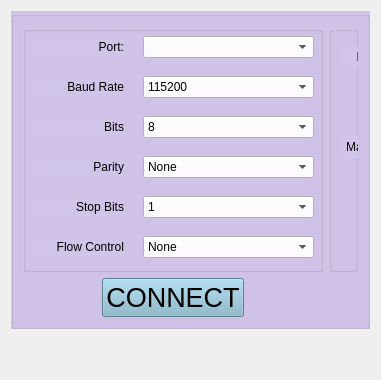
      <widget class="QWidget" name="tabSerial">
       <property name="sizePolicy">
        <sizepolicy hsizetype="Minimum" vsizetype="Minimum">
         <horstretch>0</horstretch>
         <verstretch>0</verstretch>
        </sizepolicy>
       </property>
       <property name="autoFillBackground">
        <bool>false</bool>
       </property>
       <property name="styleSheet">
        <string notr="true"/>
       </property>
       <attribute name="title">
        <string>Connect</string>
       </attribute>
       <layout class="QVBoxLayout" name="verticalLayout_3">
        <item>
         <widget class="QGroupBox" name="groupBox_6">
          <property name="sizePolicy">
           <sizepolicy hsizetype="Preferred" vsizetype="Expanding">
            <horstretch>0</horstretch>
            <verstretch>0</verstretch>
           </sizepolicy>
          </property>
          <property name="maximumSize">
           <size>
            <width>16777215</width>
            <height>320</height>
           </size>
          </property>
          <property name="styleSheet">
           <string notr="true">background-color: rgb(209, 196, 233);</string>
          </property>
          <property name="title">
           <string/>
          </property>
          <layout class="QVBoxLayout" name="verticalLayout_4">
           <item>
            <layout class="QGridLayout" name="gridLayout_4">
             <property name="sizeConstraint">
              <enum>QLayout::SetDefaultConstraint</enum>
             </property>
             <item row="0" column="1">
              <widget class="QGroupBox" name="groupBox">
               <property name="sizePolicy">
                <sizepolicy hsizetype="Expanding" vsizetype="Expanding">
                 <horstretch>0</horstretch>
                 <verstretch>0</verstretch>
                </sizepolicy>
               </property>
               <property name="minimumSize">
                <size>
                 <width>0</width>
                 <height>0</height>
                </size>
               </property>
               <property name="styleSheet">
                <string notr="true">background-color: rgb(209, 196, 233);</string>
               </property>
               <property name="title">
                <string/>
               </property>
               <widget class="QLabel" name="label_2">
                <property name="geometry">
                 <rect>
                  <x>10</x>
                  <y>20</y>
                  <width>81</width>
                  <height>22</height>
                 </rect>
                </property>
                <property name="sizePolicy">
                 <sizepolicy hsizetype="Fixed" vsizetype="Fixed">
                  <horstretch>0</horstretch>
                  <verstretch>0</verstretch>
                 </sizepolicy>
                </property>
                <property name="text">
                 <string>Description:</string>
                </property>
                <property name="alignment">
                 <set>Qt::AlignRight|Qt::AlignTrailing|Qt::AlignVCenter</set>
                </property>
               </widget>
               <widget class="QTextEdit" name="textEdit">
                <property name="geometry">
                 <rect>
                  <x>100</x>
                  <y>10</y>
                  <width>231</width>
                  <height>71</height>
                 </rect>
                </property>
                <property name="styleSheet">
                 <string notr="true">background-color: rgb(255, 247, 255);</string>
                </property>
                <property name="readOnly">
                 <bool>true</bool>
                </property>
               </widget>
               <widget class="QLabel" name="label_3">
                <property name="geometry">
                 <rect>
                  <x>10</x>
                  <y>110</y>
                  <width>81</width>
                  <height>22</height>
                 </rect>
                </property>
                <property name="sizePolicy">
                 <sizepolicy hsizetype="Fixed" vsizetype="Fixed">
                  <horstretch>0</horstretch>
                  <verstretch>0</verstretch>
                 </sizepolicy>
                </property>
                <property name="text">
                 <string>Manufacturer:</string>
                </property>
                <property name="alignment">
                 <set>Qt::AlignRight|Qt::AlignTrailing|Qt::AlignVCenter</set>
                </property>
               </widget>
               <widget class="QTextEdit" name="textEdit_2">
                <property name="geometry">
                 <rect>
                  <x>100</x>
                  <y>100</y>
                  <width>231</width>
                  <height>71</height>
                 </rect>
                </property>
                <property name="styleSheet">
                 <string notr="true">background-color: rgb(255, 247, 255);</string>
                </property>
               </widget>
              </widget>
             </item>
             <item row="0" column="0">
              <widget class="QGroupBox" name="groupBox_2">
               <property name="sizePolicy">
                <sizepolicy hsizetype="Expanding" vsizetype="Expanding">
                 <horstretch>0</horstretch>
                 <verstretch>0</verstretch>
                </sizepolicy>
               </property>
               <property name="minimumSize">
                <size>
                 <width>300</width>
                 <height>246</height>
                </size>
               </property>
               <property name="styleSheet">
                <string notr="true">background-color: rgb(209, 196, 233);</string>
               </property>
               <property name="title">
                <string/>
               </property>
               <property name="flat">
                <bool>false</bool>
               </property>
               <widget class="QLabel" name="label">
                <property name="geometry">
                 <rect>
                  <x>10</x>
                  <y>10</y>
                  <width>91</width>
                  <height>22</height>
                 </rect>
                </property>
                <property name="sizePolicy">
                 <sizepolicy hsizetype="Fixed" vsizetype="Fixed">
                  <horstretch>0</horstretch>
                  <verstretch>0</verstretch>
                 </sizepolicy>
                </property>
                <property name="text">
                 <string>Port:</string>
                </property>
                <property name="alignment">
                 <set>Qt::AlignRight|Qt::AlignTrailing|Qt::AlignVCenter</set>
                </property>
               </widget>
               <widget class="QLabel" name="label_4">
                <property name="geometry">
                 <rect>
                  <x>10</x>
                  <y>50</y>
                  <width>91</width>
                  <height>22</height>
                 </rect>
                </property>
                <property name="sizePolicy">
                 <sizepolicy hsizetype="Fixed" vsizetype="Fixed">
                  <horstretch>0</horstretch>
                  <verstretch>0</verstretch>
                 </sizepolicy>
                </property>
                <property name="text">
                 <string>Baud Rate</string>
                </property>
                <property name="alignment">
                 <set>Qt::AlignRight|Qt::AlignTrailing|Qt::AlignVCenter</set>
                </property>
               </widget>
               <widget class="QLabel" name="label_6">
                <property name="geometry">
                 <rect>
                  <x>10</x>
                  <y>90</y>
                  <width>91</width>
                  <height>22</height>
                 </rect>
                </property>
                <property name="sizePolicy">
                 <sizepolicy hsizetype="Fixed" vsizetype="Fixed">
                  <horstretch>0</horstretch>
                  <verstretch>0</verstretch>
                 </sizepolicy>
                </property>
                <property name="text">
                 <string>Bits</string>
                </property>
                <property name="alignment">
                 <set>Qt::AlignRight|Qt::AlignTrailing|Qt::AlignVCenter</set>
                </property>
               </widget>
               <widget class="QLabel" name="label_5">
                <property name="geometry">
                 <rect>
                  <x>10</x>
                  <y>130</y>
                  <width>91</width>
                  <height>22</height>
                 </rect>
                </property>
                <property name="sizePolicy">
                 <sizepolicy hsizetype="Fixed" vsizetype="Fixed">
                  <horstretch>0</horstretch>
                  <verstretch>0</verstretch>
                 </sizepolicy>
                </property>
                <property name="text">
                 <string>Parity</string>
                </property>
                <property name="alignment">
                 <set>Qt::AlignRight|Qt::AlignTrailing|Qt::AlignVCenter</set>
                </property>
               </widget>
               <widget class="QLabel" name="label_7">
                <property name="geometry">
                 <rect>
                  <x>10</x>
                  <y>170</y>
                  <width>91</width>
                  <height>22</height>
                 </rect>
                </property>
                <property name="sizePolicy">
                 <sizepolicy hsizetype="Fixed" vsizetype="Fixed">
                  <horstretch>0</horstretch>
                  <verstretch>0</verstretch>
                 </sizepolicy>
                </property>
                <property name="text">
                 <string>Stop Bits</string>
                </property>
                <property name="alignment">
                 <set>Qt::AlignRight|Qt::AlignTrailing|Qt::AlignVCenter</set>
                </property>
               </widget>
               <widget class="QLabel" name="label_8">
                <property name="geometry">
                 <rect>
                  <x>10</x>
                  <y>210</y>
                  <width>91</width>
                  <height>22</height>
                 </rect>
                </property>
                <property name="sizePolicy">
                 <sizepolicy hsizetype="Fixed" vsizetype="Fixed">
                  <horstretch>0</horstretch>
                  <verstretch>0</verstretch>
                 </sizepolicy>
                </property>
                <property name="text">
                 <string>Flow Control</string>
                </property>
                <property name="alignment">
                 <set>Qt::AlignRight|Qt::AlignTrailing|Qt::AlignVCenter</set>
                </property>
               </widget>
               <widget class="QComboBox" name="comboBox_6">
                <property name="geometry">
                 <rect>
                  <x>120</x>
                  <y>210</y>
                  <width>171</width>
                  <height>22</height>
                 </rect>
                </property>
                <property name="sizePolicy">
                 <sizepolicy hsizetype="Fixed" vsizetype="Fixed">
                  <horstretch>0</horstretch>
                  <verstretch>0</verstretch>
                 </sizepolicy>
                </property>
                <property name="styleSheet">
                 <string notr="true">background-color: rgb(255, 247, 255);</string>
                </property>
                <item>
                 <property name="text">
                  <string>None</string>
                 </property>
                </item>
                <item>
                 <property name="text">
                  <string>Hardware</string>
                 </property>
                </item>
                <item>
                 <property name="text">
                  <string>Software</string>
                 </property>
                </item>
               </widget>
               <widget class="QComboBox" name="comboBox_5">
                <property name="geometry">
                 <rect>
                  <x>120</x>
                  <y>170</y>
                  <width>171</width>
                  <height>22</height>
                 </rect>
                </property>
                <property name="sizePolicy">
                 <sizepolicy hsizetype="Fixed" vsizetype="Fixed">
                  <horstretch>0</horstretch>
                  <verstretch>0</verstretch>
                 </sizepolicy>
                </property>
                <property name="styleSheet">
                 <string notr="true">background-color: rgb(255, 247, 255);</string>
                </property>
                <item>
                 <property name="text">
                  <string>1</string>
                 </property>
                </item>
                <item>
                 <property name="text">
                  <string>1.5</string>
                 </property>
                </item>
                <item>
                 <property name="text">
                  <string>2</string>
                 </property>
                </item>
               </widget>
               <widget class="QComboBox" name="comboBox_4">
                <property name="geometry">
                 <rect>
                  <x>120</x>
                  <y>130</y>
                  <width>171</width>
                  <height>22</height>
                 </rect>
                </property>
                <property name="sizePolicy">
                 <sizepolicy hsizetype="Fixed" vsizetype="Fixed">
                  <horstretch>0</horstretch>
                  <verstretch>0</verstretch>
                 </sizepolicy>
                </property>
                <property name="styleSheet">
                 <string notr="true">background-color: rgb(255, 247, 255);</string>
                </property>
                <item>
                 <property name="text">
                  <string>None</string>
                 </property>
                </item>
                <item>
                 <property name="text">
                  <string>Even</string>
                 </property>
                </item>
                <item>
                 <property name="text">
                  <string>Odd</string>
                 </property>
                </item>
                <item>
                 <property name="text">
                  <string>Space</string>
                 </property>
                </item>
                <item>
                 <property name="text">
                  <string>Mark</string>
                 </property>
                </item>
               </widget>
               <widget class="QComboBox" name="comboBox_3">
                <property name="geometry">
                 <rect>
                  <x>120</x>
                  <y>90</y>
                  <width>171</width>
                  <height>22</height>
                 </rect>
                </property>
                <property name="sizePolicy">
                 <sizepolicy hsizetype="Fixed" vsizetype="Fixed">
                  <horstretch>0</horstretch>
                  <verstretch>0</verstretch>
                 </sizepolicy>
                </property>
                <property name="styleSheet">
                 <string notr="true">background-color: rgb(255, 247, 255);</string>
                </property>
                <item>
                 <property name="text">
                  <string>8</string>
                 </property>
                </item>
                <item>
                 <property name="text">
                  <string>7</string>
                 </property>
                </item>
                <item>
                 <property name="text">
                  <string>6</string>
                 </property>
                </item>
                <item>
                 <property name="text">
                  <string>5</string>
                 </property>
                </item>
               </widget>
               <widget class="QComboBox" name="comboBox_2">
                <property name="geometry">
                 <rect>
                  <x>120</x>
                  <y>50</y>
                  <width>171</width>
                  <height>22</height>
                 </rect>
                </property>
                <property name="sizePolicy">
                 <sizepolicy hsizetype="Fixed" vsizetype="Fixed">
                  <horstretch>0</horstretch>
                  <verstretch>0</verstretch>
                 </sizepolicy>
                </property>
                <property name="styleSheet">
                 <string notr="true">background-color: rgb(255, 247, 255);</string>
                </property>
                <item>
                 <property name="text">
                  <string>115200</string>
                 </property>
                </item>
                <item>
                 <property name="text">
                  <string>57600</string>
                 </property>
                </item>
                <item>
                 <property name="text">
                  <string>38400</string>
                 </property>
                </item>
                <item>
                 <property name="text">
                  <string>19200</string>
                 </property>
                </item>
                <item>
                 <property name="text">
                  <string>14400</string>
                 </property>
                </item>
                <item>
                 <property name="text">
                  <string>9600</string>
                 </property>
                </item>
                <item>
                 <property name="text">
                  <string>7200</string>
                 </property>
                </item>
                <item>
                 <property name="text">
                  <string>4800</string>
                 </property>
                </item>
                <item>
                 <property name="text">
                  <string>2400</string>
                 </property>
                </item>
                <item>
                 <property name="text">
                  <string>1800</string>
                 </property>
                </item>
               </widget>
               <widget class="QComboBox" name="comboBox">
                <property name="geometry">
                 <rect>
                  <x>120</x>
                  <y>10</y>
                  <width>171</width>
                  <height>22</height>
                 </rect>
                </property>
                <property name="sizePolicy">
                 <sizepolicy hsizetype="Fixed" vsizetype="Fixed">
                  <horstretch>0</horstretch>
                  <verstretch>0</verstretch>
                 </sizepolicy>
                </property>
                <property name="styleSheet">
                 <string notr="true">background-color: rgb(255, 247, 255);</string>
                </property>
               </widget>
              </widget>
             </item>
             <item row="1" column="0">
              <layout class="QHBoxLayout" name="horizontalLayout">
               <item>
                <widget class="QPushButton" name="pushButton">
                 <property name="sizePolicy">
                  <sizepolicy hsizetype="Fixed" vsizetype="Fixed">
                   <horstretch>0</horstretch>
                   <verstretch>0</verstretch>
                  </sizepolicy>
                 </property>
                 <property name="font">
                  <font>
                   <pointsize>20</pointsize>
                   <bold>false</bold>
                  </font>
                 </property>
                 <property name="styleSheet">
                  <string notr="true">background-color: rgb(130, 179, 201);</string>
                 </property>
                 <property name="text">
                  <string>CONNECT</string>
                 </property>
                 <property name="flat">
                  <bool>false</bool>
                 </property>
                </widget>
               </item>
              </layout>
             </item>
            </layout>
           </item>
          </layout>
         </widget>
        </item>
        <item>
         <spacer name="verticalSpacer">
          <property name="orientation">
           <enum>Qt::Vertical</enum>
          </property>
          <property name="sizeHint" stdset="0">
           <size>
            <width>20</width>
            <height>40</height>
           </size>
          </property>
         </spacer>
        </item>
       </layout>
      </widget>
